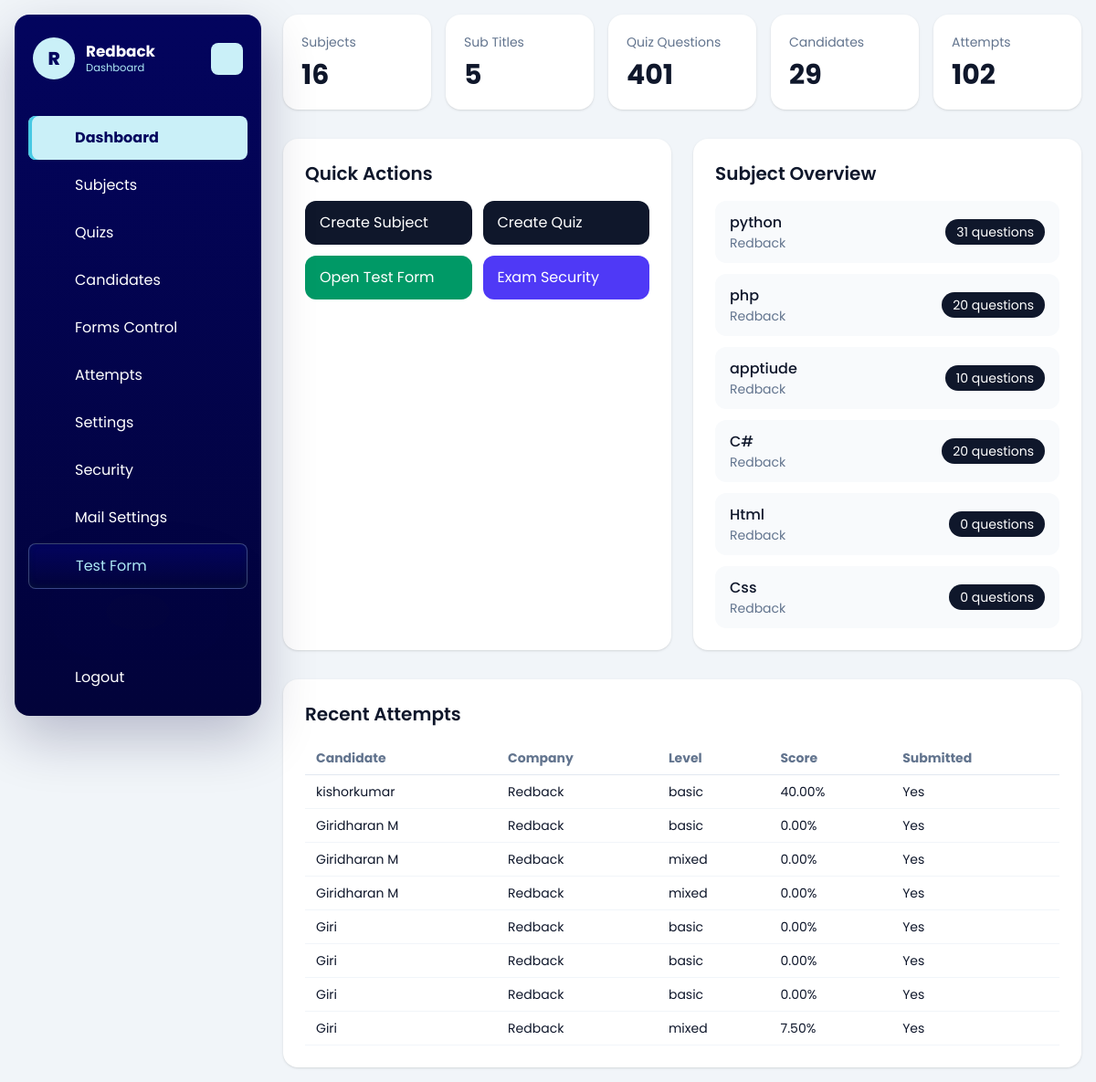
The app's page /dashboard/ (signed in), older data.
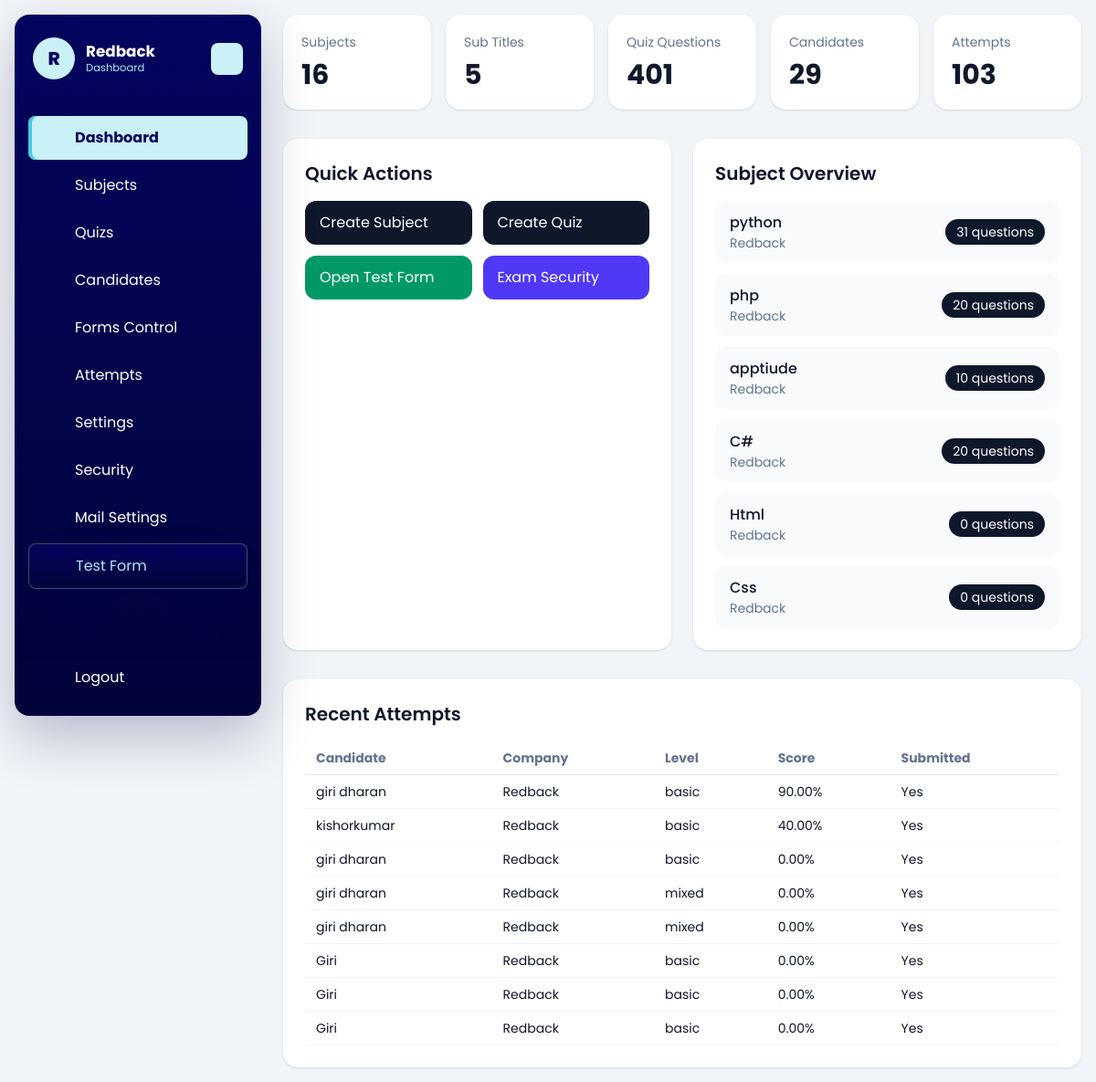
The same page, newer data.
### dashboard/models.py (models this page shows, shortened)
class Company(models.Model):
    name = models.CharField(max_length=150)
    image = models.ImageField(upload_to='company/', blank=True, null=True)
    email = models.EmailField(unique=True)
    password = models.CharField(max_length=128)
    is_active = models.BooleanField(default=True)
    test_instructions = models.TextField(
        default=DEFAULT_TEST_INSTRUCTIONS,
        blank=True,
        help_text='Instructions shown to candidates in the online test instructions drawer.',
    )
    allow_full_screen_lock = models.BooleanField(default=False)
    allow_pause_lock = models.BooleanField(default=False)
    allow_tab_switch_guard = models.BooleanField(default=False)
    allow_copy_paste_block = models.BooleanField(default=False)
    allow_right_click_disable = models.BooleanField(default=False)
    full_screen_lock = models.BooleanField(default=False)
    pause_lock = models.BooleanField(default=False)
    tab_switch_guard_enabled = models.BooleanField(default=False)
    copy_paste_block_enabled = models.BooleanField(default=False)
    right_click_disable_enabled = models.BooleanField(default=False)
    max_violation_warnings = models.PositiveIntegerField(default=3)
    exam_control_password = models.CharField(max_length=128, blank=True)
    pass_persantage = models.DecimalField(max_digits=5, decimal_places=2, default=50.00)
    mail_sender_enabled = models.BooleanField(default=False)
    smtp_host = models.CharField(max_length=255, blank=True)
    smtp_port = models.PositiveIntegerField(default=587)
    smtp_username = models.CharField(max_length=255, blank=True)
    smtp_app_key = models.CharField(max_length=255, blank=True)
    smtp_use_tls = models.BooleanField(default=True)
    smtp_from_email = models.EmailField(blank=True)
    created_at = models.DateTimeField(auto_now_add=True)
    updated_at = models.DateTimeField(auto_now=True)
    class Meta:
        ordering = ['name']
        verbose_name_plural = 'Companies'

class TestSubject(models.Model):
    company = models.ForeignKey(Company, on_delete=models.CASCADE, related_name='subjects')
    subject = models.CharField(max_length=150)
    subject_svg = models.TextField(blank=True, null=True)
    created_at = models.DateTimeField(auto_now_add=True)
    class Meta:
        ordering = ['subject']
        unique_together = ('company', 'subject')

### quiz/models.py (models this page shows, shortened)
class CandidateTestAttempt(models.Model):
    SESSION_SINGLE = 'single'
    SESSION_MULTI = 'multi'
    SESSION_CHOICES = [
        (SESSION_SINGLE, 'Single'),
        (SESSION_MULTI, 'Multi'),
    ]
    candidate = models.ForeignKey(Candidate, on_delete=models.CASCADE, related_name='attempts')
    company = models.ForeignKey(Company, on_delete=models.CASCADE, related_name='attempts')
    public_slug = models.CharField(max_length=190, unique=True, blank=True, db_index=True)
    session_type = models.CharField(max_length=10, choices=SESSION_CHOICES)
    level = models.CharField(max_length=20)
    question_count = models.PositiveIntegerField()
    duration_minutes = models.PositiveIntegerField()
    selected_subjects = models.JSONField(default=list, blank=True)
    selected_sub_titles = models.JSONField(default=list, blank=True)
    candidate_details_json = models.JSONField(default=dict, blank=True)
    answers_json = models.JSONField(default=list, blank=True)
    correct_count = models.PositiveIntegerField(default=0)
    wrong_count = models.PositiveIntegerField(default=0)
    percentage = models.DecimalField(max_digits=5, decimal_places=2, default=0)
    started_at = models.DateTimeField(blank=True, null=True)
    submitted_at = models.DateTimeField(blank=True, null=True)
    is_submitted = models.BooleanField(default=False)
    is_paused = models.BooleanField(default=False)
    paused_at = models.DateTimeField(blank=True, null=True)
    total_paused_seconds = models.PositiveIntegerField(default=0)
    full_screen_lock_enabled = models.BooleanField(default=False)
    pause_lock_enabled = models.BooleanField(default=False)
    tab_switch_guard_enabled = models.BooleanField(default=False)
    copy_paste_block_enabled = models.BooleanField(default=False)
    right_click_disable_enabled = models.BooleanField(default=False)
    max_violation_warnings = models.PositiveIntegerField(default=3)
    tab_switch_count = models.PositiveIntegerField(default=0)
    warning_count = models.PositiveIntegerField(default=0)
    last_violation_at = models.DateTimeField(blank=True, null=True)
    violation_log_json = models.JSONField(default=list, blank=True)
    test_link_email_sent_at = models.DateTimeField(blank=True, null=True)
    created_at = models.DateTimeField(auto_now_add=True)
    class Meta:
        ordering = ['-created_at']

class Candidate(models.Model):
    name = models.CharField(max_length=150)
    email = models.EmailField()
    designation_tech = models.CharField(max_length=150)
    created_at = models.DateTimeField(auto_now_add=True)
    class Meta:
        ordering = ['name']

### dashboard/views.py (the view)
# urls.py: path('', views.dashboard_home, name='home'),
@company_login_required
def dashboard_home(request):
    company = request.company
    context = {
        'subject_count': TestSubject.objects.filter(company=company).count(),
        'subtitle_count': SubTitle.objects.filter(test_subject__company=company).count(),
        'quiz_count': Quiz.objects.filter(test_subject__company=company).count(),
        'candidate_count': Candidate.objects.filter(attempts__company=company).distinct().count(),
        'attempt_count': CandidateTestAttempt.objects.filter(company=company).count(),
        'subjects': TestSubject.objects.filter(company=company).select_related('company').annotate(
            quiz_total=Count('quizzes')
        )[:6],
        'recent_attempts': CandidateTestAttempt.objects.filter(company=company).select_related(
            'candidate', 'company'
        )[:8],
        'company': company,
    }
    return render(request, 'dashboard/home.html', context)

### templates/dashboard/home.html (shortened to what this page needs)
{% extends "base.html" %}
{% block content %}
{% include 'dashboard/header.html' %}
<div id="dashboard-page-content">
<section class="grid gap-4 md:grid-cols-5">
    <div class="rounded-2xl bg-white p-5 shadow-sm">
        <p class="text-sm text-slate-500">Subjects</p>
        <p class="mt-2 text-3xl font-bold">{{ subject_count }}</p>
    </div>
    <div class="rounded-2xl bg-white p-5 shadow-sm">
        <p class="text-sm text-slate-500">Sub Titles</p>
        <p class="mt-2 text-3xl font-bold">{{ subtitle_count }}</p>
    </div>
    <div class="rounded-2xl bg-white p-5 shadow-sm">
        <p class="text-sm text-slate-500">Quiz Questions</p>
        <p class="mt-2 text-3xl font-bold">{{ quiz_count }}</p>
    </div>
    <div class="rounded-2xl bg-white p-5 shadow-sm">
        <p class="text-sm text-slate-500">Candidates</p>
        <p class="mt-2 text-3xl font-bold">{{ candidate_count }}</p>
    </div>
    <div class="rounded-2xl bg-white p-5 shadow-sm">
        <p class="text-sm text-slate-500">Attempts</p>
        <p class="mt-2 text-3xl font-bold">{{ attempt_count }}</p>
    </div>
</section>
<section class="mt-8 grid gap-6 lg:grid-cols-2">
    <div class="rounded-2xl bg-white p-6 shadow-sm">
        <div class="mb-4 flex items-center justify-between">
            <h2 class="text-xl font-semibold">Quick Actions</h2>
        </div>
        <div class="grid gap-3 sm:grid-cols-2">
            <a href="{% url 'dashboard:subject_create' %}" class="rounded-xl bg-slate-900 px-4 py-3 text-white">Create Subject</a>
            <a href="{% url 'dashboard:quiz_create' %}" class="rounded-xl bg-slate-900 px-4 py-3 text-white">Create Quiz</a>
            <a href="{% url 'quiz:start' %}" class="rounded-xl bg-emerald-600 px-4 py-3 text-white">Open Test Form</a>
            <a href="{% url 'dashboard:company_settings' %}" class="rounded-xl bg-indigo-600 px-4 py-3 text-white">Exam Security</a>
        </div>
    </div>
    <div class="rounded-2xl bg-white p-6 shadow-sm">
        <h2 class="text-xl font-semibold">Subject Overview</h2>
        <div class="mt-4 space-y-3">
            {% for subject in subjects %}
                <div class="flex items-center justify-between rounded-xl bg-slate-50 px-4 py-3">
                    <div>
                        <p class="font-medium">{{ subject.subject }}</p>
                        <p class="text-sm text-slate-500">{{ subject.company.name }}</p>
                    </div>
                    <span class="rounded-full bg-slate-900 px-3 py-1 text-sm text-white">{{ subject.quiz_total }} questions</span>
                </div>
            {% empty %}
                <p class="text-slate-500">No subjects created yet.</p>
            {% endfor %}
        </div>
    </div>
</section>
<section class="mt-8 rounded-2xl bg-white p-6 shadow-sm">
    <h2 class="text-xl font-semibold">Recent Attempts</h2>
    <div class="mt-4 overflow-x-auto">
        <table class="min-w-full text-left text-sm">
            <thead class="border-b border-slate-200 text-slate-500">
                <tr>
                    <th class="px-3 py-2">Candidate</th>
                    <th class="px-3 py-2">Company</th>
                    <th class="px-3 py-2">Level</th>
                    <th class="px-3 py-2">Score</th>
                    <th class="px-3 py-2">Submitted</th>
                </tr>
            </thead>
            <tbody>
                {% for attempt in recent_attempts %}
                    <tr class="border-b border-slate-100">
                        <td class="px-3 py-2">{{ attempt.candidate.name }}</td>
                        <td class="px-3 py-2">{{ attempt.company.name }}</td>
                        <td class="px-3 py-2">{{ attempt.level }}</td>
                        <td class="px-3 py-2">{{ attempt.percentage }}%</td>
                        <td class="px-3 py-2">{{ attempt.is_submitted|yesno:"Yes,No" }}</td>
                    </tr>
                {% empty %}
                    <tr>
                        <td colspan="5" class="px-3 py-6 text-center text-slate-500">No test attempts yet.</td>
                    </tr>
                {% endfor %}
            </tbody>
        </table>
    </div>
</section>
</div>
{% endblock %}

### templates/base.html (shortened to what this page needs)
{% load static %}
<!DOCTYPE html>
<html lang="en">
<head>
    <link rel="stylesheet" href="{% static 'css/tailwind-build.css' %}">
</head>
<body class="min-h-screen bg-slate-100 text-slate-900" style="font-family: 'Poppins', sans-serif;">
    <div class="min-h-screen">
        <main class="mx-auto max-w-7xl px-4 py-8">
            {% block content %}{% endblock %}
        </main>
    </div>
</body>
</html>

### templates/dashboard/header.html (shortened to what this page needs)
<aside class="dashboard-sidebar" data-dashboard-sidebar>
    <header class="dashboard-sidebar-header">
        <a href="/" class="dashboard-brand">
            <span class="dashboard-brand-mark">{{ request.company.name|default:"Company"|slice:":1"|upper }}</span>
            <span class="dashboard-brand-text">
                <strong>{{ request.company.name|default:"Company" }}</strong>
                <span>Dashboard</span>
            </span>
        </a>
        <button class="dashboard-toggler dashboard-sidebar-toggler" type="button" aria-label="Toggle sidebar">
        </button>
    </header>
    <nav class="dashboard-sidebar-nav"
        aria-label="Dashboard navigation"
        hx-boost="true"
        hx-target="#dashboard-page-content"
        hx-select="#dashboard-page-content"
        hx-push-url="true">
        <ul class="dashboard-nav-list dashboard-primary-nav">
            {% if request.session.company_id %}
                <li class="dashboard-nav-item">
                    <a href="/dashboard/" class="dashboard-nav-link" data-dashboard-nav-link data-nav-exact>
                        <span class="dashboard-nav-label">Dashboard</span>
                    </a>
                </li>
                <li class="dashboard-nav-item">
                    <a href="/dashboard/subjects/" class="dashboard-nav-link" data-dashboard-nav-link>
                        <span class="dashboard-nav-label">Subjects</span>
                    </a>
                </li>
                <li class="dashboard-nav-item">
                    <a href="/dashboard/quizzes/" class="dashboard-nav-link" data-dashboard-nav-link>
                        <span class="dashboard-nav-label">Quizs</span>
                    </a>
                </li>
                <li class="dashboard-nav-item">
                    <a href="/dashboard/candidates/" class="dashboard-nav-link" data-dashboard-nav-link>
                        <span class="dashboard-nav-label">Candidates</span>
                    </a>
                </li>
                <li class="dashboard-nav-item">
                    <a href="/dashboard/forms-control/" class="dashboard-nav-link" data-dashboard-nav-link>
                        <span class="dashboard-nav-label">Forms Control</span>
                    </a>
                </li>
                <li class="dashboard-nav-item">
                    <a href="/dashboard/attempts/" class="dashboard-nav-link" data-dashboard-nav-link>
                        <span class="dashboard-nav-label">Attempts</span>
                    </a>
                </li>
                <li class="dashboard-nav-item">
                    <a href="/dashboard/settings/" class="dashboard-nav-link" data-dashboard-nav-link>
                        <span class="dashboard-nav-label">Settings</span>
                    </a>
                </li>
                <li class="dashboard-nav-item">
                    <a href="/dashboard/settings/security/" class="dashboard-nav-link" data-dashboard-nav-link>
                        <span class="dashboard-nav-label">Security</span>
                    </a>
                </li>
                <li class="dashboard-nav-item">
                    <a href="/dashboard/settings/mail/" class="dashboard-nav-link" data-dashboard-nav-link>
                        <span class="dashboard-nav-label">Mail Settings</span>
                    </a>
                </li>
                <li class="dashboard-nav-item">
                    <a href="/quiz/start/" class="dashboard-nav-link is-accent" data-dashboard-nav-link hx-boost="false">
                        <span class="dashboard-nav-label">Test Form</span>
                    </a>
                </li>
            {% endif %}
        </ul>
        {% if request.session.company_id %}
            <ul class="dashboard-nav-list dashboard-secondary-nav">
                <li class="dashboard-nav-item">
                    <a href="/dashboard/logout/" class="dashboard-nav-link is-danger">
                        <span class="dashboard-nav-label">Logout</span>
                    </a>
                </li>
            </ul>
        {% endif %}
    </nav>
</aside>

Row changes from the older to the newer data that the page shows:
no longer on this page (row unchanged): CandidateTestAttempt: candidate.name "Giri", company.name "Redback", level "mixed", percentage "7.50", is_submitted "Yes"
added CandidateTestAttempt: candidate.name "giri dharan", company.name "Redback", level "basic", percentage "90.00", is_submitted "Yes"
changed through a linked row, CandidateTestAttempt (number 3 of 8 on the later page): candidate.name "Giridharan M" → "giri dharan"
changed through a linked row, CandidateTestAttempt (number 4 of 8 on the later page): candidate.name "Giridharan M" → "giri dharan"
changed through a linked row, CandidateTestAttempt (number 5 of 8 on the later page): candidate.name "Giridharan M" → "giri dharan"
Text that changed along with them:
{{ attempt_count }}: "102" → "103"
